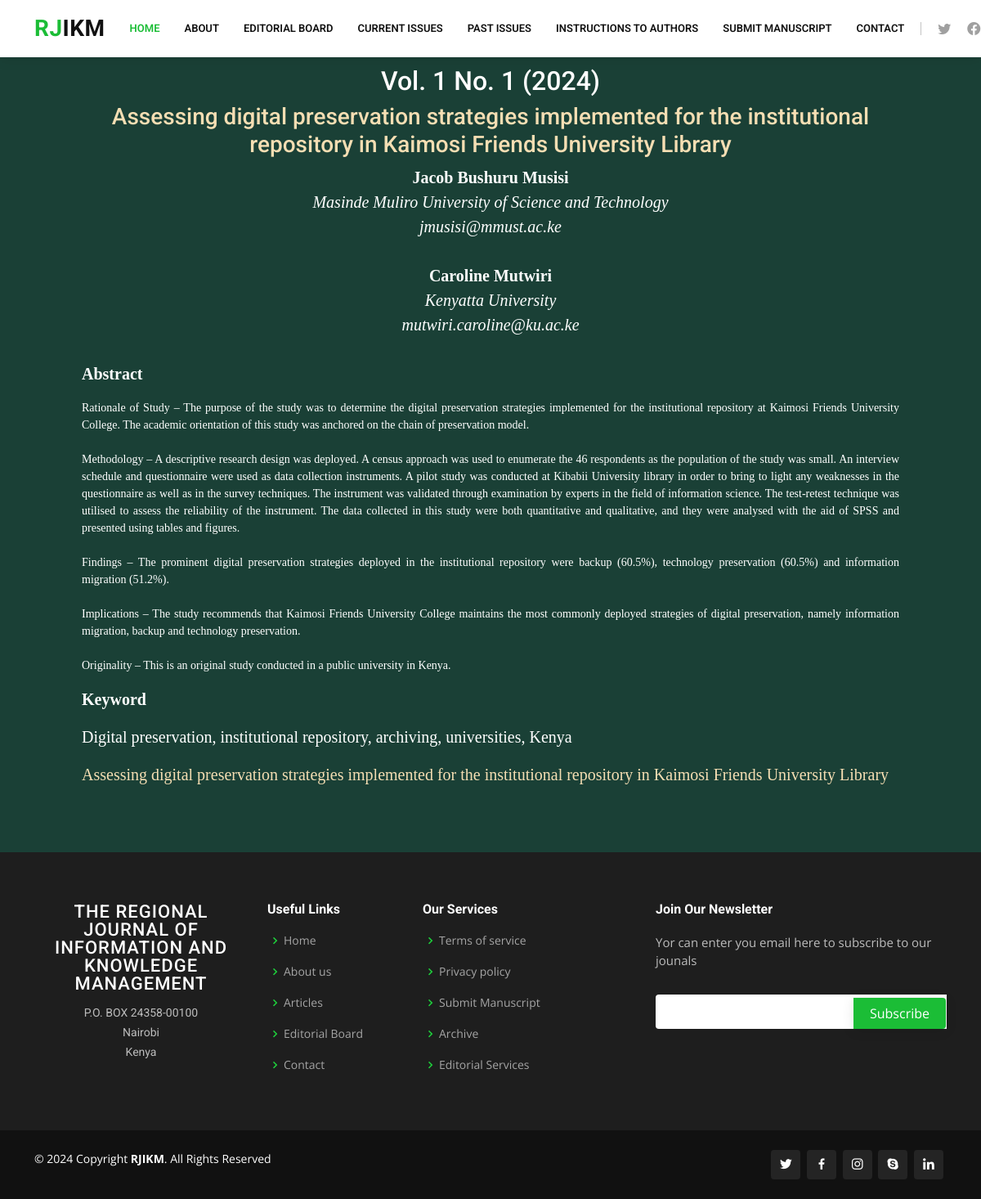
Page /article/5 on the earlier database version.
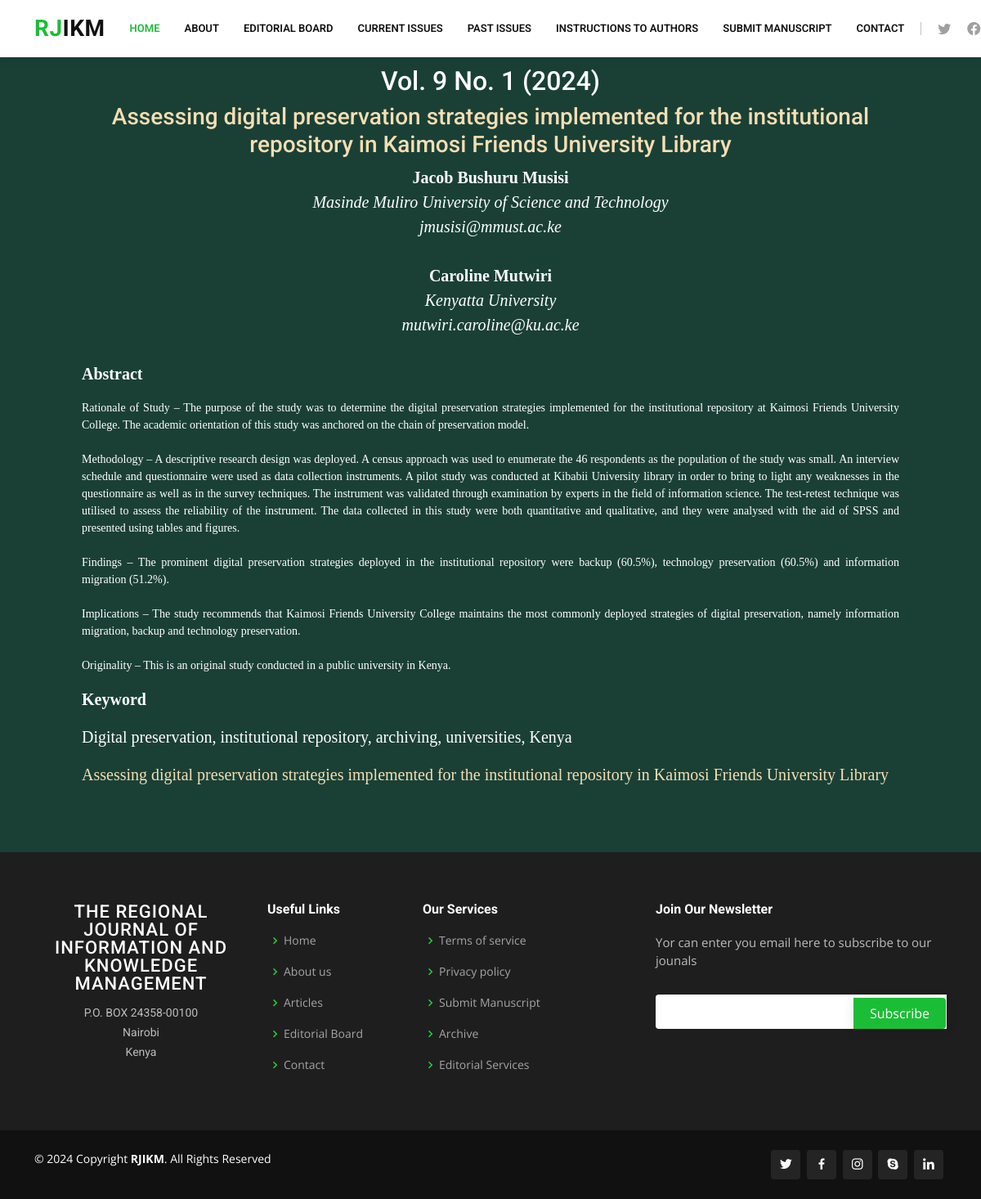
Same page on the later database version.
### rjikm/models.py (models this page shows, shortened)
class Article(models.Model):
    title = models.CharField(max_length=400, default='Untitled')
    volume = models.IntegerField(default=1)
    number = models.IntegerField(default=1)
    year = models.IntegerField(default=2022)
    authors = models.ManyToManyField(Author, related_name='articles')
    abstract_title = models.CharField(max_length=100, default='Abstract')
    abstract = models.TextField(default='No abstract provided')
    keyword_title = models.CharField(max_length=100, default="Keyword")
    keywords = models.CharField(max_length=200, default='None')
    pdf_doc = models.FileField(upload_to='rjikm/uploads/', default='Untitled')
    is_archived = models.BooleanField(default=False)
    def display_authors(self):
        return ', '.join(author.name for author in self.authors.all())
    display_authors.short_description = 'Authors'

### rjikm/views.py (the view)
# urls.py: path('article/<int:id>', views.article_view, name='article_view'),
def article_view(request, id):
    article = Article.objects.get(id=id)
    return render(request, 'rjikm/volarticles.html', {'article': article})

### rjikm/templates/rjikm/volarticles.html (shortened to what this page needs)
{% extends "rjikm/layoutvol7articles.html" %}
{% block body %}
<section style="background-color: #1a4036; color: white;">
 <div style="margin:20px 100px 20px 100px; color:white; font-family: Times New Roman, Times, serif; font-size: 20px">
        <h2 style="text-align:center;"> Vol. {{article.volume }} No. {{article.number}} ({{article.year}}) </h2>
        <h3 style="text-align:center; color: wheat;"> {{article.title}}</h3>
        <div style="text-align:center;">
            {% for author in article.authors.all %}
            <b>{{ author.name }}</b>
            <br />
            <i>{{ author.university }}</i>
            <br />
            <i>{{ author.email }}</i>
            <br />
            <br />
            {% endfor %}
        </div>
        <p><strong>{{ article.abstract_title }}</strong></p>
        <pre style="white-space: pre-wrap; text-align: justify; font-family: 'Times New Roman', Times, serif; font-size: 14px;">{{ article.abstract }}</pre>
        <p><strong>{{ article.keyword_title }}</strong></p>
        <p> {{ article.keywords }}</p>
        <p> <a href="{% url 'view_pdf' article.id %}" target="_blank" style="color: wheat;">{{article.title}}</a></p>
 </div>
</section>
{% endblock %}

Differences in the rows shown:
changed Article "Abstract": volume "1" → "9"
